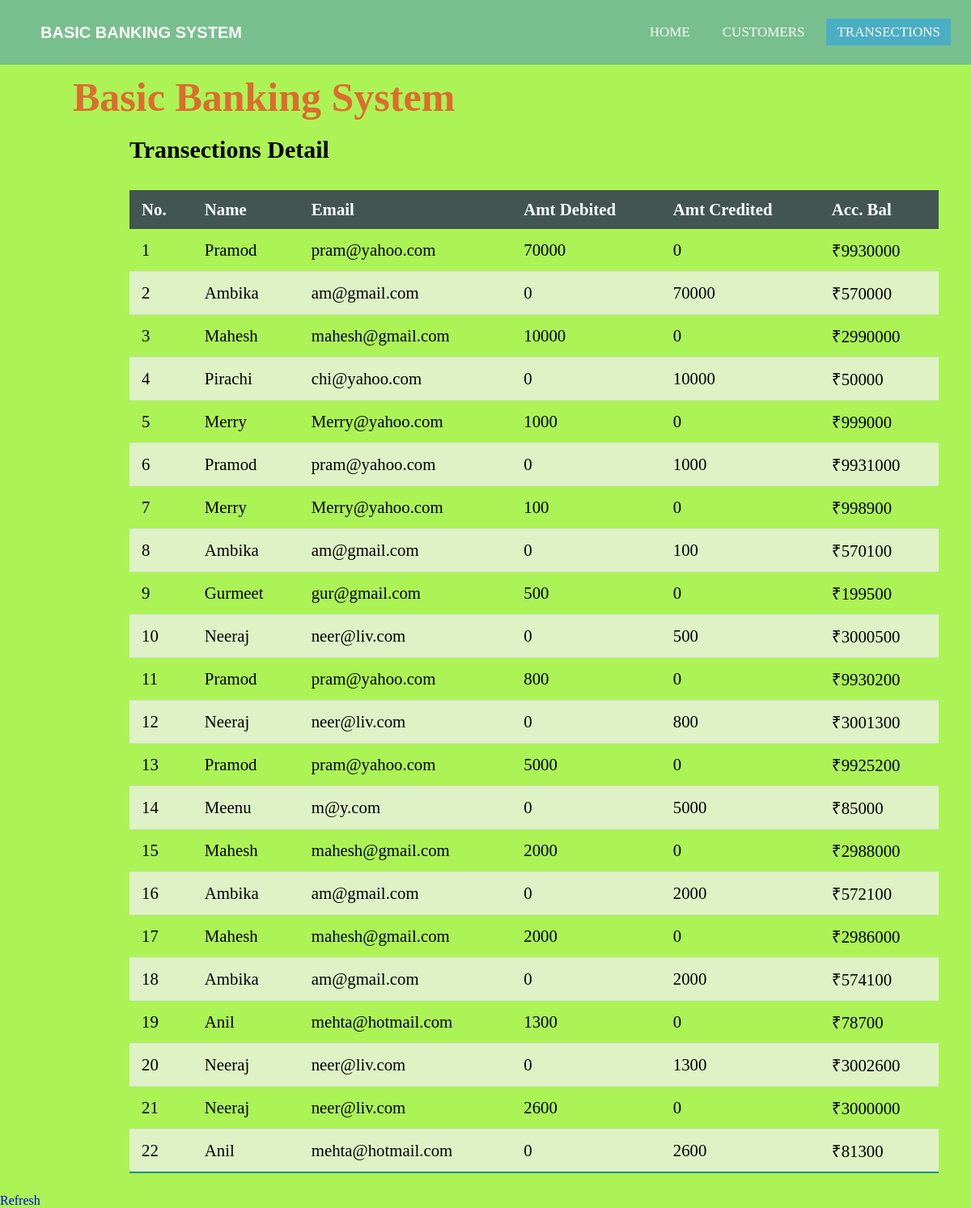
The page /trans on the database its author committed.
### TFS/models.py (models this page shows)
class transectiondetail(models.Model):
    name = models.CharField(max_length=30)
    email = models.EmailField(max_length=30)
    deb_amt = models.IntegerField()
    cr_amt = models.IntegerField()
    ac_bal = models.IntegerField()

### TFS/views.py (the view)
# urls.py: path('trans',views.trans),
def trans(request):
    trans = transectiondetail.objects.all()
    return render(request,'trans.html',{'trans':trans})

### templates/trans.html (shortened to what this page needs)
{% load static %}
<!DOCTYPE html>
<html lang="en">
<head>
	<link rel="stylesheet" href="{% static 'style.css' %}">
	<link rel="stylesheet" href="https://cdnjs.cloudflare.com/ajax/libs/font-awesome/4.7.0/css/font-awesome.min.css">
</head>
<body>
	<nav>
		<label class="logo">Basic Banking System</label>
		<ul>
			<li><a href="home">Home</a></li>
			<li><a style="cursor:pointer;">Customers</a>
			</li>
			<li><a class="active" href="trans">Transections</a></li>
		</ul>
	</nav>
	<section class="trans_tbl">
		<label class="heading" id="trans_h">Basic Banking System</label><br>
		<label class="t1" id="trans_t1">Transections Detail</label>
		<table class="table1" id="trans_tbl">
			<thead>
				<tr>
					<th>No.</th>
					<th>Name</th>
					<th>Email</th>
					<th>Amt Debited</th>
					<th>Amt Credited</th>
					<th>Acc. Bal</th>
				</tr>
			</thead>
			<body>
				{% for i in trans %}
				<tr>
					<td>{{i.id}}</td>
					<td>{{i.name}}</td>
					<td>{{i.email}}</td>
					<td>{{i.deb_amt}}</td>
					<td>{{i.cr_amt}}</td>
					<td>₹{{i.ac_bal}}</td>
				</tr>
				{% endfor %}
			</body>
		</table>
		<label id="Refresh"><a href="trans">Refresh</a></label>
	</section>
</body>
</html>

### statics/style.css (style rules this page uses)
* { padding: 0; margin: 0; text-decoration: none; box-sizing: border-box; }
body { font-family: montserrat; background-color: rgb(172, 243, 86); }
nav { background: #1860f15b; height: 80px; width: 100%; }
label.logo { font-family: sans-serif ,Arial, Helvetica; color: white; font-size: 20px; line-height: 80px; padding: 0 50px; font-weight: bold; text-transform: uppercase; }
nav ul { float: right; margin-right: 20px; }
nav ul li { display: inline-block; line-height: 80px; margin: 0 5px; }
nav ul li a { color: white; font-size: 17px; padding: 7px 13px; border: 3px; text-transform: uppercase; }
a.active,a:hover { background: #1b9cff7c; transition: .5s; }
.heading { color: rgba(236, 64, 33, 0.753); font-size: 50px; line-height: 80px; padding: 0 50px; font-weight: bold; }
.t1 { color: black; font-size: 30px; line-height: 50px; font-weight: bold; margin-left: 50px; }
#trans_h { margin-left: 40px; }
#trans_t1 { margin-left: 160px; }
.table1 { border-collapse: collapse; margin: 25px 50px; font-size: 1.3em; min-width: 650px; overflow: hidden; box-shadow: 0 0 20px rbga(0, 0, 0, 0.15); }
#trans_tbl { min-width: 1000px; margin-left: 160px; }
.table1 thead tr { background-color: #425551; color: white; text-align: left; font-weight: bold; }
.table1 th, .table1 td { padding: 12px 15px; }
.table1 tbody tr { border-bottom: 1px solid #dddddd; }
.table1 tbody tr:nth-of-type(even) { background-color: #f3f3f3b6; }
.table1 tbody tr:last-of-type { border-bottom: 2px solid #009879; }

### rows shown on the page
transectiondetail: id "1", name "Pramod", email "pram@yahoo.com", deb_amt "70000", cr_amt "0", ac_bal "9930000"
transectiondetail: id "2", name "Ambika", email "am@gmail.com", deb_amt "0", cr_amt "70000", ac_bal "570000"
transectiondetail: id "3", name "Mahesh", email "mahesh@gmail.com", deb_amt "10000", cr_amt "0", ac_bal "2990000"
transectiondetail: id "4", name "Pirachi", email "chi@yahoo.com", deb_amt "0", cr_amt "10000", ac_bal "50000"
transectiondetail: id "5", name "Merry", email "Merry@yahoo.com", deb_amt "1000", cr_amt "0", ac_bal "999000"
transectiondetail: id "6", name "Pramod", email "pram@yahoo.com", deb_amt "0", cr_amt "1000", ac_bal "9931000"
transectiondetail: id "7", name "Merry", email "Merry@yahoo.com", deb_amt "100", cr_amt "0", ac_bal "998900"
transectiondetail: id "8", name "Ambika", email "am@gmail.com", deb_amt "0", cr_amt "100", ac_bal "570100"
transectiondetail: id "9", name "Gurmeet", email "gur@gmail.com", deb_amt "500", cr_amt "0", ac_bal "199500"
transectiondetail: id "10", name "Neeraj", email "neer@liv.com", deb_amt "0", cr_amt "500", ac_bal "3000500"
transectiondetail: id "11", name "Pramod", email "pram@yahoo.com", deb_amt "800", cr_amt "0", ac_bal "9930200"
transectiondetail: id "12", name "Neeraj", email "neer@liv.com", deb_amt "0", cr_amt "800", ac_bal "3001300"
transectiondetail: id "13", name "Pramod", email "pram@yahoo.com", deb_amt "5000", cr_amt "0", ac_bal "9925200"
transectiondetail: id "14", name "Meenu", email "m@y.com", deb_amt "0", cr_amt "5000", ac_bal "85000"
transectiondetail: id "15", name "Mahesh", email "mahesh@gmail.com", deb_amt "2000", cr_amt "0", ac_bal "2988000"
transectiondetail: id "16", name "Ambika", email "am@gmail.com", deb_amt "0", cr_amt "2000", ac_bal "572100"
transectiondetail: id "17", name "Mahesh", email "mahesh@gmail.com", deb_amt "2000", cr_amt "0", ac_bal "2986000"
transectiondetail: id "18", name "Ambika", email "am@gmail.com", deb_amt "0", cr_amt "2000", ac_bal "574100"
transectiondetail: id "19", name "Anil", email "mehta@hotmail.com", deb_amt "1300", cr_amt "0", ac_bal "78700"
transectiondetail: id "20", name "Neeraj", email "neer@liv.com", deb_amt "0", cr_amt "1300", ac_bal "3002600"
transectiondetail: id "21", name "Neeraj", email "neer@liv.com", deb_amt "2600", cr_amt "0", ac_bal "3000000"
transectiondetail: id "22", name "Anil", email "mehta@hotmail.com", deb_amt "0", cr_amt "2600", ac_bal "81300"
